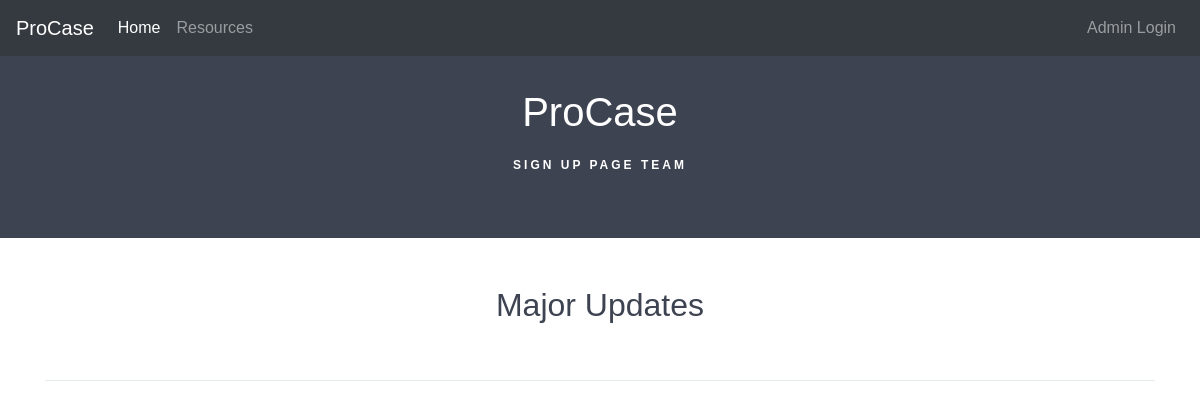
Before: / with the older database file.
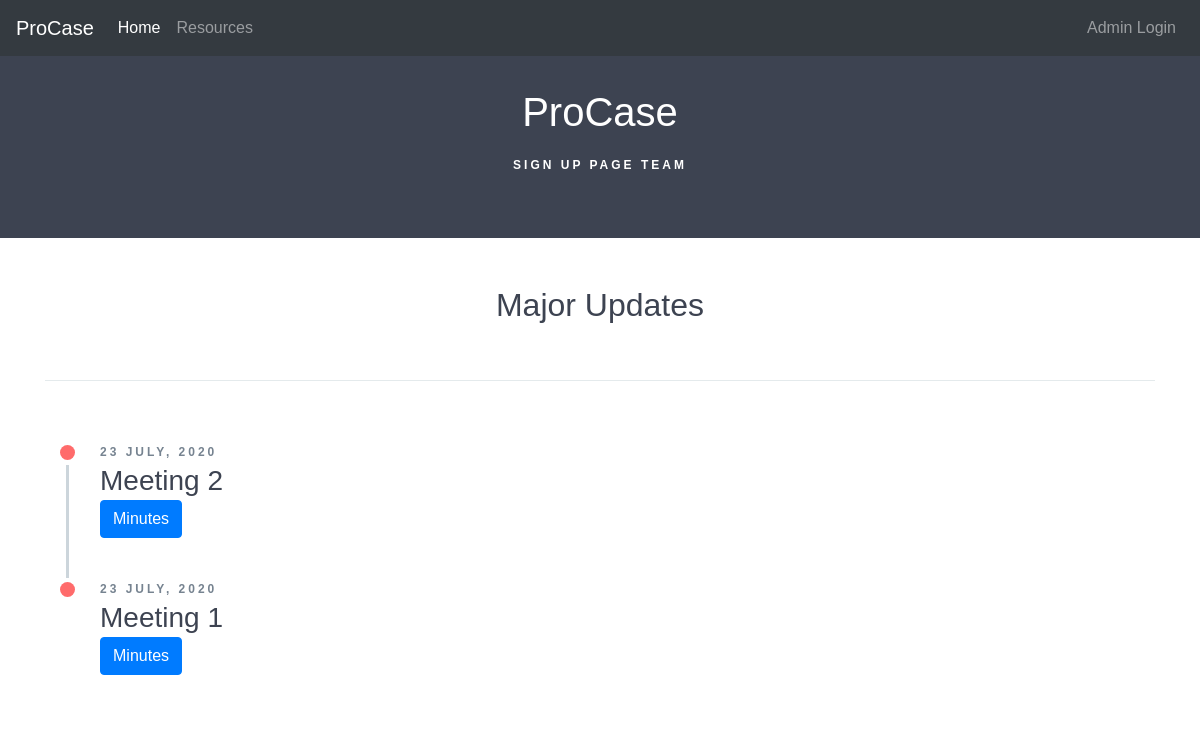
After: the same page with the newer database file.
### app.py (models this page shows)
class updates(db.Model):
    id    = db.Column(db.Integer,primary_key =True)
    title = db.Column(db.String(50))
    content = db.Column(db.Text)
    date_posted = db.Column(db.DateTime)

### app.py (the view)
@app.route('/')
def home():
    posts = updates.query.all()
    return render_template("index.html",posts=posts)

### templates/index.html (shortened to what this page needs)
{% extends 'layout.html' %}
{% block header %}
<div class="form-group">
</div>
<div class="example-header">
    <h1 class="text-center">ProCase </h1>
    <p>Sign Up Page Team </p>
</div>
{% endblock %}
{% block body %}
<div class="container">
    <div class="row example-basic">
        <div class="col-md-12 example-title">
            <h2>Major Updates</h2>
        </div>
        <div class="col-xs-10 col-xs-offset-1 col-sm-8 col-sm-offset-2">
            <ul class="timeline">
                {% for post in posts|reverse %}
                <li class="timeline-item">
                    {%if (post.id%2)==0%}
                    <div class="timeline-info js--fadeInLeft">
                        <span>{{post.date_posted.strftime("%d %B, %Y")}}</span>
                    </div>
                    <div class="timeline-marker"></div>
                    <div class="timeline-content js--fadeInLeft" >
                        <h3 class="timeline-title">{{post.title}}</h3>
                        <button class="btn btn-primary" onclick="toggle_visibility('{{post.id}}');">Minutes</button>
                    </div>
                    {% else %}
                    <div class="timeline-info js--fadeInRight">
                        <span>{{post.date_posted.strftime("%d %B, %Y")}}</span>
                    </div>
                    <div class="timeline-marker"></div>
                    <div class="timeline-content js--fadeInRight" >
                        <h3 class="timeline-title">{{post.title}}</h3>
                        <button class="btn btn-primary" onclick="toggle_visibility('{{post.id}}');">Minutes</button>
                    {% endif %}
                </li>
                {% endfor %}
            </ul>
        </div>
    </div>
</div>
{% endblock %}

### templates/layout.html (shortened to what this page needs)
<html>
<head>
    <link rel='stylesheet prefetch' href='https://stackpath.bootstrapcdn.com/bootstrap/4.5.0/css/bootstrap.min.css'/>
    <link href="{{ url_for('static',filename='css/style.css') }}" rel="stylesheet"/>
</head>
<body>
    <header>
        <div>
        {% include "includes/_navbar.html" %}
    </div>
        {% block header %}
        {% endblock %}
        </header>
    <div class="container">
    {% block body %} {% endblock %}
    </div>
</body>
</html>

### templates/includes/_navbar.html (shortened to what this page needs)
<nav class="navbar navbar-expand-md fixed-top navbar-dark default bg-dark">
    <a class="navbar-brand" href="#">ProCase</a>
    <div class="collapse navbar-collapse" id="navbarCollapse">
      <ul class="navbar-nav mr-auto">
        <li class="nav-item active">
          <a class="nav-link" href="/">Home <span class="sr-only">(current)</span></a>
        </li>
        <li class="nav-item">
          <a class="nav-link" href="#">Resources</a>
        </li>
      </ul>
      <ul class="nav navbar-nav navbar-right">
       {% if session.logged_in %}
       <li>
        <a class="nav-link" href="/dashboard">Dashboard</a>
      </li>
      <li>
        <a class="nav-link" href="/logout">Logout</a>
      </li>
        {% else %}
        <li>
          <a class="nav-link" href="/login">Admin Login</a>
        </li>
        {% endif %}
      </ul>
    </div>
  </nav>

### static/css/style.css (style rules this page uses)
body { color: #768390; background: #FFF; font-family: "Effra", Helvetica, sans-serif; padding: 0; -webkit-font-smoothing: antialiased; }
h1, h2, h3, h4, h5, h6 { color: #3D4351; margin-top: 0; }
a { color: #FF6B6B; }
.example-header { background: #3D4351; color: #FFF; font-weight: 300; padding: 3em 1em; text-align: center; }
.example-header h1 { color: #FFF; font-weight: 300; margin-bottom: 20px; }
.example-header p { font-size: 12px; text-transform: uppercase; letter-spacing: 3px; font-weight: 700; }
.example-title { text-align: center; margin-bottom: 60px; padding: 3em 0; border-bottom: 1px solid #E4EAEC; }
.timeline { line-height: 1.4em; list-style: none; margin: 0; padding: 0; width: 100%; }
.timeline h1, .timeline h2, .timeline h3, .timeline h4, .timeline h5, .timeline h6 { line-height: inherit; }
.timeline-item { padding-left: 40px; position: relative; }
.timeline-item:last-child { padding-bottom: 0; }
.timeline-info { font-size: 12px; font-weight: 700; letter-spacing: 3px; margin: 0 0 .5em 0; text-transform: uppercase; white-space: nowrap; }
.timeline-marker { position: absolute; top: 0; bottom: 0; left: 0; width: 15px; }
.timeline-marker:before { background: #FF6B6B; border: 3px solid transparent; border-radius: 100%; content: ""; display: block; height: 15px; position: absolute; top: 4px; left: 0; width: 15px; transition: background 0.3s ease-in-out, border 0.3s ease-in-out; }
.timeline-marker:after { content: ""; width: 3px; background: #CCD5DB; display: block; position: absolute; top: 24px; bottom: 0; left: 6px; }
.timeline-item:last-child .timeline-marker:after { content: none; }
.timeline-content { padding-bottom: 40px; }

Changed rows visible on the page:
added updates: date_posted "23 JULY, 2020", title "Meeting 2"
added updates: date_posted "23 JULY, 2020", title "Meeting 1"
